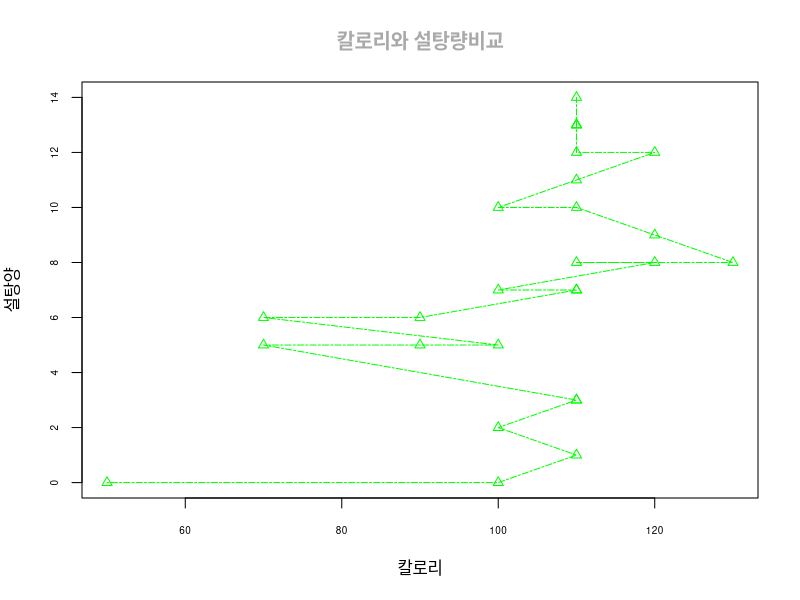

Recreate this plot in R.
#이제 그래프를 보기좋게 만들어보자
SampleData <- read.csv("cereal.csv", header = TRUE)
SampleData <- SampleData[order(SampleData$sugars),]
#첫번째부터 x값,y값,xlab : x축 이름,ylab : y축 이름,main : 그래프이름,  type : 그래프 종류 l 이면 선 o 이면 점과선, col : 색
#plot(SampleData$calories,SampleData$sugars,xlab = "칼로리",ylab="설탕양",main="칼로리와 설탕량비교",type="o",col = "Green")
#par()를 이용해 그래프의 모양을 조절하고 설정할 수 있음
#par(col = "blue")
#plot(SampleData$calories,SampleData$sugars)
#print(par()$col)
#col.main : 메인타이틀 색상, cex.axis : 축 눈금의 글꼴 크기를 비율로 곱해줌(기본보다 n배 즉 클수록 글자도 커진다), lty : 선의 형태(1 : 실선,2 : 점선, 3 : 더작은 점선 4 : *-, 5 : -, 6 : -*), pch : 포인트 마다 모양을 바꿔준다.
plot(SampleData$calories,SampleData$sugars,xlab = "칼로리",ylab="설탕양",main="칼로리와 설탕량비교",type="o",col = "Green", col.main = "darkgray", cex.axis = 0.6, lty = 6, pch = 2)
#sub : 부제목
#col 히스토그램에선 막대선채우기
#border 히스트그램에선 막대선경계